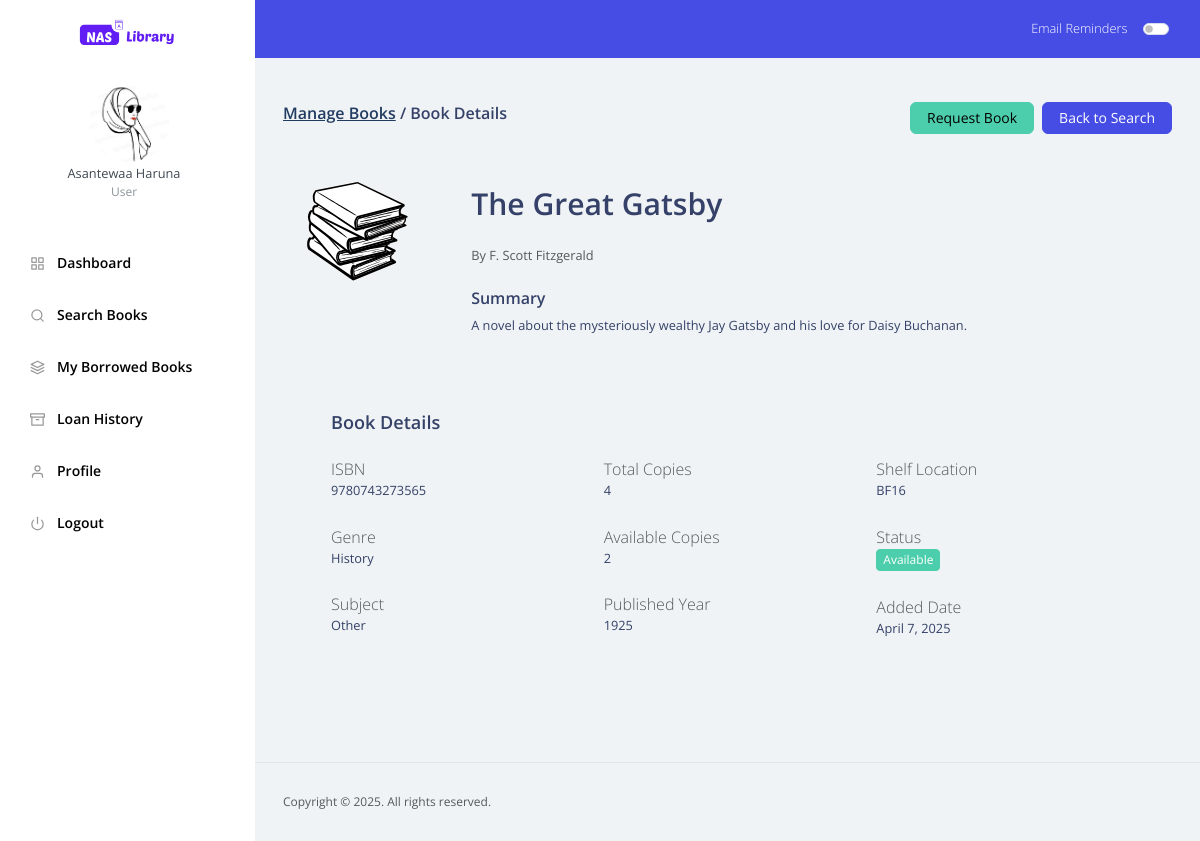
Page /user/book_details.php?id=3 (signed in) on the committed database.
### tables this page shows
CREATE TABLE IF NOT EXISTS `users` (
  `user_id` int(11) NOT NULL AUTO_INCREMENT,
  `username` varchar(50) NOT NULL,
  `password` varchar(255) NOT NULL,
  `full_name` varchar(100) NOT NULL,
  `email` varchar(100) NOT NULL,
  `role` enum('admin','user') NOT NULL DEFAULT 'user',
  `profile_pic` varchar(100) DEFAULT NULL,
  `created_at` timestamp NULL DEFAULT CURRENT_TIMESTAMP,
  `updated_at` timestamp NULL DEFAULT CURRENT_TIMESTAMP ON UPDATE CURRENT_TIMESTAMP,
  `email_reminder` tinyint(1) DEFAULT '0',
  PRIMARY KEY (`user_id`),
  UNIQUE KEY `username` (`username`),
  UNIQUE KEY `email` (`email`)
);

CREATE TABLE IF NOT EXISTS `books` (
  `book_id` int(11) NOT NULL AUTO_INCREMENT,
  `isbn` varchar(20) NOT NULL,
  `title` varchar(255) NOT NULL,
  `author` varchar(100) NOT NULL,
  `shelf_code` varchar(100) DEFAULT NULL,
  `publication_year` int(11) DEFAULT NULL,
  `genre` varchar(50) DEFAULT NULL,
  `subject` varchar(50) DEFAULT NULL,
  `description` text,
  `quantity` int(11) NOT NULL DEFAULT '1',
  `available_quantity` int(11) NOT NULL DEFAULT '1',
  `cover_image` varchar(255) DEFAULT NULL,
  `created_at` timestamp NULL DEFAULT CURRENT_TIMESTAMP,
  `updated_at` timestamp NULL DEFAULT CURRENT_TIMESTAMP ON UPDATE CURRENT_TIMESTAMP,
  PRIMARY KEY (`book_id`),
  UNIQUE KEY `isbn` (`isbn`)
);

### user/book_details.php (the view, shortened to what this page needs)
<?php
	require_once '../config/db_connect.php';
	$user_role = $_SESSION['role'];
	$is_admin = ($user_role === 'admin');
	$book_id = isset($_GET['id']) ? (int)$_GET['id'] : 0;
	$book_query = "SELECT * FROM books WHERE book_id = $book_id";
	$book_result = $conn->query($book_query);
	$book = $book_result->fetch_assoc();
	$can_borrow = false;
	$borrow_message = '';
	if (!$is_admin) {
		$user_id = $_SESSION['user_id'];
		$borrowed_count_query = "SELECT COUNT(*) as count FROM book_loans WHERE user_id = '$user_id' AND status IN ('borrowed', 'pending')";
		$borrowed_count_result = $conn->query($borrowed_count_query);
		$borrowed_count = $borrowed_count_result->fetch_assoc()['count'];
		$already_borrowed_query = "SELECT COUNT(*) as count FROM book_loans WHERE user_id = '$user_id' AND book_id = $book_id AND status IN ('borrowed', 'pending')";
		$already_borrowed_result = $conn->query($already_borrowed_query);
		$already_borrowed = $already_borrowed_result->fetch_assoc()['count'];
		if ($already_borrowed > 0) {
			$borrow_message = 'You have already requested or borrowed this book';
		} elseif ($borrowed_count >= MAX_BOOKS_PER_USER) {
			$borrow_message = 'You have reached the maximum number of books you can borrow (' . MAX_BOOKS_PER_USER . ')';
		} elseif ($book['available_quantity'] <= 0) {
			$borrow_message = 'This book is not available for borrowing';
		} else {
			$can_borrow = true;
		}
	}
    include('../includes/dashboard_header.php');
?>
	<div class="content-wrapper">
        <div class="my-3 d-flex justify-content-between align-items-center">
            <h5>
                <a class="text-dark" href="dashboard.php">Manage Books</a> / Book Details
            </h5>
            <div class="d-inline-flex gap-2">
                <?php if ($is_admin): ?>
                    <a href="../admin/booklist.php" class="btn btn-primary px-3 py-2 rounded-2">
                        View All Book
                    </a>
                <?php else: ?>
                    <?php if ($can_borrow): ?>
                        <form method="POST" action="book_details.php?id=<?php echo $book_id; ?>">
                            <button type="submit" class="btn btn-success px-3 py-2 rounded-2">
                                Request Book
                            </button>
                        </form>
                    <?php else: ?>
                        <button class="btn btn-secondary px-3 py-2 rounded-2" disabled>
                            <?php echo $borrow_message; ?>
                        </button>
                    <?php endif; ?>
                    <a href="../user/search_books.php" class="btn btn-primary px-3 py-2 rounded-2">
                        Back to Search
                    </a>
                <?php endif; ?>
            </div>
        </div>
        <section class="p-4 my-4">
            <div class="d-flex gap-4">
                <div class="col-lg-2">
                    <img src="../assets/images/books/<?php echo $book['cover_image'] ? $book['cover_image'] : 'default-book.svg'; ?>"
                         class="img-fluid rounded" alt="<?php echo $book['title']; ?>">
                </div>
                <div class="col-lg-8 py-1">
                    <h2 class="card-title mb-4"><?php echo $book['title']; ?></h2>
                    <p class="text-muted mb-4">By <?php echo $book['author']; ?></p>
                    <div class="mb-4">
                        <h5>Summary</h5>
                        <p><?php echo $book['description']; ?></p>
                    </div>
                </div>
            </div>
            <div class="row mt-4 p-4">
                <div class="col-12">
                    <h4 class="card-title mb-4">Book Details</h4>
                    <div class="row">
                        <div class="col-md-4">
                            <div class="mb-4">
                                <label class="text-muted">ISBN</label>
                                <p class="mb-0"><?php echo $book['isbn']; ?></p>
                            </div>
                            <div class="mb-4">
                                <label class="text-muted">Genre</label>
                                <p class="mb-0"><?php echo $book['genre']; ?></p>
                            </div>
                            <div class="mb-4">
                                <label class="text-muted">Subject</label>
                                <p class="mb-0"><?php echo $book['subject']; ?></p>
                            </div>
                        </div>
                        <div class="col-md-4">
                            <div class="mb-4">
                                <label class="text-muted">Total Copies</label>
                                <p class="mb-0"><?php echo $book['quantity']; ?></p>
                            </div>
                            <div class="mb-4">
                                <label class="text-muted">Available Copies</label>
                                <p class="mb-0"><?php echo $book['available_quantity']; ?></p>
                            </div>
                            <div class="mb-4">
                                <label class="text-muted">Published Year</label>
                                <p class="mb-0"><?php echo $book['publication_year']; ?></p>
                            </div>
                        </div>
                        <div class="col-md-4">
                            <div class="mb-4">
                                <label class="text-muted">Shelf Location</label>
                                <p class="mb-0"><?php echo $book['shelf_code']; ?></p>
                            </div>
                            <div class="mb-4">
                                <label class="text-muted">Status</label>
                                <p class="mb-0">
                                    <?php if ($book['available_quantity'] > 0): ?>
                                        <span class="badge badge-success">Available</span>
                                    <?php else: ?>
                                        <span class="badge badge-danger">Not Available</span>
                                    <?php endif; ?>
                                </p>
                            </div>
                            <div class="mb-4">
                                <label class="text-muted">Added Date</label>
                                <p class="mb-0"><?php echo date('F j, Y', strtotime($book['created_at'])); ?></p>
                            </div>
                        </div>
                    </div>
                </div>
            </div>
        </section>
    </div>
<?php include_once('../includes/dashboard_footer.php'); ?>

### includes/sidenav.php (shortened to what this page needs)
<?php
    require_once '../config/db_connect.php';
    $user_id = isset($_SESSION['user_id']) ? $_SESSION['user_id'] : null;
    $user_info = null;
    if ($user_id) {
        $query = "SELECT full_name, role, profile_pic FROM users WHERE user_id = ?";
        $stmt = $conn->prepare($query);
        $stmt->bind_param("i", $user_id);
        $stmt->execute();
        $result = $stmt->get_result();
        $user_info = $result->fetch_assoc();
    }
    $user_role = $user_info ? $user_info['role'] : '';
    $is_admin = ($user_role === 'admin');
    $profile_pic = $user_info && !empty($user_info['profile_pic'])
        ? '../assets/images/profiles/' . $user_info['profile_pic']
        : '../assets/images/RGU_logo.jpg';
?>
<nav class="sidebar sidebar-offcanvas" id="sidebar">
    <ul class="nav">
        <li class="nav-item nav-profile mt-4">
            <div class="nav-link">
                <div class="profile-image">
                    <img src="<?php echo $profile_pic; ?>" class="rounded-circle" alt="profile" style="width: 80px; height: 80px; object-fit: cover;"/>
                </div>
                <div class="profile-name">
                    <p class="name">
                        <?php echo $user_info ? $user_info['full_name'] : 'User'; ?>
                    </p>
                    <p class="designation">
                        <?php echo ucfirst($user_role); ?>
                    </p>
                </div>
            </div>
        </li>
        <li class="nav-item">
            <a class="nav-link" href="dashboard.php">
                <i data-feather="grid" class="sidenav-icon"></i>
                <span class="menu-title text-black font-weight-semibold">Dashboard</span>
            </a>
        </li>
        <?php if (!$is_admin): ?>
            <li class="nav-item">
                <a class="nav-link" href="./search_books.php">
                    <i data-feather="search" class="sidenav-icon"></i>
                    <span class="menu-title text-black font-weight-semibold">Search Books</span>
                </a>
            </li>
            <li class="nav-item">
                <a class="nav-link" href="./borrowed_books.php">
                    <i data-feather="layers" class="sidenav-icon"></i>
                    <span class="menu-title text-black font-weight-semibold">My Borrowed Books</span>
                </a>
            </li>
            <li class="nav-item">
                <a class="nav-link" href="./loan_history.php">
                    <i data-feather="archive" class="sidenav-icon"></i>
                    <span class="menu-title text-black font-weight-semibold">Loan History</span>
                </a>
            </li>
        <?php endif; ?>
        <li class="nav-item">
            <a class="nav-link" href="./profile.php">
                <i data-feather="user" class="sidenav-icon"></i>
                <span class="menu-title text-black font-weight-semibold">Profile</span>
            </a>
        </li>
        <li class="nav-item">
            <a class="nav-link" href="../authentication/logout.php">
                <i data-feather="power" class="sidenav-icon"></i>
                <span class="menu-title text-black font-weight-semibold">Logout</span>
            </a>
        </li>
    </ul>
</nav>

### rows in the picture
users: profile_pic (picture), full_name "Asantewaa Haruna", role "User"
books: title "The Great Gatsby", author "F. Scott Fitzgerald", description "A novel about the mysteriously wealthy Jay Gatsby and his love for Daisy Buchanan.", isbn "9780743273565", genre "History", subject "Other", quantity "4", available_quantity "2", publication_year "1925", shelf_code "BF16", created_at "April 7, 2025"
